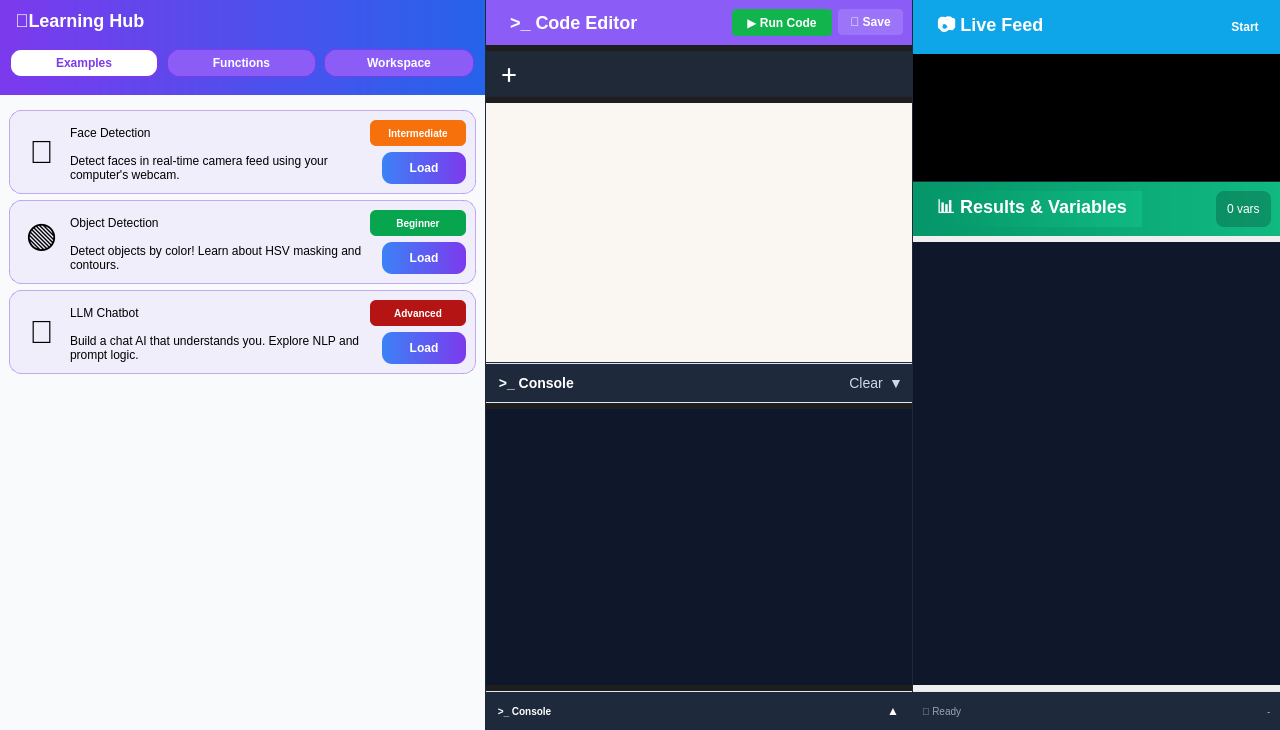
<?xml version="1.0" encoding="UTF-8"?>
<ui version="4.0">
 <class>RunningMode</class>
 <widget class="QWidget" name="RunningMode">
  <property name="geometry">
   <rect><x>0</x><y>0</y><width>1280</width><height>730</height></rect>
  </property>
  <property name="styleSheet">
   <string notr="true">
    QSplitter::handle { background-color: #1e293b; }
    QSplitter::handle:horizontal { width: 1px; }
    QSplitter::handle:vertical { height: 1px; }
    #camBody { background-color: #000000; border: none; }
    QWidget { font-family: 'Segoe UI', sans-serif; }
    #hubContainer { background-color: #f8fafc; border: none; }
    #middlePanel { background-color: #1e1e1e; }
    QFrame#hubHeader { background: qlineargradient(spread:pad, x1:0, y1:0, x2:1, y2:0, stop:0 #7c3aed, stop:1 #2563eb); border: none; padding: 8px 0px; }
    #hubTitle { color: white; font-weight: bold; font-size: 18px; padding: 2px 10px; background: transparent; }
    QFrame#hubTabsContainer { background: transparent; border: none; margin: 0px; }
    #tabExamples, #tabFunctions, #tabWorkspace { background-color: #8b5cf6; color: white; border-radius: 12px; font-weight: bold; padding: 6px 12px; border: 1px solid #7c3aed; margin-right: 2px; }
    #tabExamples:checked, #tabFunctions:checked, #tabWorkspace:checked { background-color: white; color: #7c3aed; border: 2px solid #7c3aed; }
    #tabExamples:hover:!checked, #tabFunctions:hover:!checked, #tabWorkspace:hover:!checked { background-color: #7c3aed; }
    #hubStackedWidget, #pageExamples, #pageFunctions, #pageWorkspace { background: transparent; border: none; }
    #functionsScrollContents, #fileListContainer, #workspaceDashboard { background-color: #f8fafc; }
    #editorHeader { background-color: #8b5cf6; }
    #editorTitle { color: white; font-weight: bold; font-size: 18px; padding: 2px 10px; }
    #btnRunCode { background-color: #12b54d; color: white; border-radius: 4px; font-size: 12px; font-weight: bold; padding: 6px 15px; }
    #btnRunCode:hover { background-color: #16a34a; }
    #btnSaveFile { background-color: rgba(255,255,255,0.15); color: white; border-radius: 4px; padding: 6px 12px; font-weight: bold; }
    #editorTabBar { background-color: #1f2937; }
    #monacoPlaceholder { color: #1e293b; font-family: Consolas, monospace; font-size: 14px; padding: 10px; border: none; background-color: #faf7f2; }
    #consoleBody { background-color: #0f172a; color: #5ff97b; font-family: 'Consolas', monospace; font-size: 12px; border: none; padding: 10px; }
    #camHeader { background-color: #0ea5e9; border: none; }
    #camTitle { color: white; font-weight: bold; font-size: 18px; padding: 2px 10px; }
    #btnStartCamHeader { background-color: #22c55e; color: white; border-radius: 4px; font-weight: bold; padding: 4px 12px; }
    #resHeader { background-color: transparent; border: none; }
    #resTitle { color: white; font-weight: bold; font-size: 18px; padding: 2px 10px; }
    #exampleTitle { font-weight: bold; color: #1f2937; font-size: 15px; }
    #exampleDesc { color: #475569; font-size: 12px; }
    #exampleBadge1 { background: #f6710b; color: white; border-radius: 6px; padding: 2px 8px; font-size: 10px; font-weight: bold; min-width: 60px; max-width: 80px; min-height: 22px; max-height: 22px; }
    #exampleBadge2 { background: #08a54f; color: white; border-radius: 6px; padding: 2px 8px; font-size: 10px; font-weight: bold; min-width: 60px; max-width: 80px; min-height: 22px; max-height: 22px; }
    #exampleBadge3 { background: #b51414; color: white; border-radius: 6px; padding: 2px 8px; font-size: 10px; font-weight: bold; min-width: 60px; max-width: 80px; min-height: 22px; max-height: 22px; }
    #btnLoadFaceDetect, #btnLoadObjectDetect, #btnLoadLLMChatbot { background: qlineargradient(spread:pad, x1:0, y1:0, x2:1, y2:0, stop:0 #3b82f6, stop:1 #7c3aed); color: white; border-radius: 10px; font-weight: bold; padding: 2px 12px; min-height: 28px; min-width: 60px; border: none; }
    #btnLoadFaceDetect:hover, #btnLoadObjectDetect:hover, #btnLoadLLMChatbot:hover { background: qlineargradient(spread:pad, x1:0, y1:0, x2:1, y2:0, stop:0 #2563eb, stop:1 #6d28d9); }
    QScrollArea { border: none; background: #faf7f2; }
    QScrollBar:vertical { width: 8px; background: transparent; }
    QScrollBar::handle:vertical { background: #cbd5e1; border-radius: 4px; }
    #resScrollContents { background-color: #faf7f2; }
    #resFooter { background-color: #f1f5f9; border-top: 1px solid #e2e8f0; }
    #consoleHeader { background-color: #f1f5f9; border-bottom: 1px solid #e2e8f0; border-top: 1px solid #e2e8f0; }
    #collapsedConsoleBar { background-color: #f1f5f9; border-top: 1px solid #e2e8f0; }
    #lblStatus, #lblTimestamp { color: #64748b; }
    #lblCT, #lblCCT { color: #1e293b; }
    #btnClearConsole, #btnCollapseConsole { color: #64748b; }
    #btnClearConsole:hover, #btnCollapseConsole:hover { color: #1e293b; background: rgba(0,0,0,0.05); }
   </string>
  </property>
  <layout class="QVBoxLayout" name="mainLayout">
   <property name="spacing"><number>0</number></property>
   <property name="margin"><number>0</number></property>
   <item>
    <widget class="QSplitter" name="mainSplitter">
     <property name="orientation"><enum>Qt::Horizontal</enum></property>
     <widget class="QSplitter" name="leftSplitter">
      <property name="orientation"><enum>Qt::Vertical</enum></property>
      <widget class="QFrame" name="hubContainer">
       <layout class="QVBoxLayout" name="hubLayout" stretch="0,1">
        <property name="margin"><number>0</number></property>
        <item>
         <widget class="QFrame" name="hubHeader">
          <layout class="QVBoxLayout" name="hubHeaderLayout">
           <property name="margin"><number>0</number></property>
           <item><widget class="QLabel" name="hubTitle"><property name="text"><string>💡Learning Hub</string></property></widget></item>
           <item>
            <widget class="QFrame" name="hubTabsContainer">
             <layout class="QHBoxLayout" name="hubTabsLayout">
              <item><widget class="QPushButton" name="tabExamples"><property name="text"><string>Examples</string></property><property name="checkable"><bool>true</bool></property><property name="checked"><bool>true</bool></property><property name="autoExclusive"><bool>true</bool></property></widget></item>
              <item><widget class="QPushButton" name="tabFunctions"><property name="text"><string>Functions</string></property><property name="checkable"><bool>true</bool></property><property name="autoExclusive"><bool>true</bool></property></widget></item>
              <item><widget class="QPushButton" name="tabWorkspace"><property name="text"><string>Workspace</string></property><property name="checkable"><bool>true</bool></property><property name="autoExclusive"><bool>true</bool></property></widget></item>
             </layout>
            </widget>
           </item>
          </layout>
         </widget>
        </item>
        <item>
         <widget class="QStackedWidget" name="hubStackedWidget">
          <widget class="QWidget" name="pageExamples">
           <layout class="QVBoxLayout" name="hubContentLayout">
            <item>
             <widget class="QFrame" name="exampleCard1">
              <property name="minimumHeight"><number>90</number></property>
              <property name="styleSheet"><string>QFrame#exampleCard1 { border: 1px solid rgba(124, 58, 237, 0.4); border-radius: 12px; background: rgba(124, 58, 237, 0.06); }</string></property>
              <layout class="QGridLayout" name="exampleCardGridLayout1">
               <item row="0" column="0" rowspan="2">
                <widget class="QLabel" name="exampleIcon1">
                 <property name="minimumSize"><size><width>45</width><height>0</height></size></property>
                 <property name="maximumSize"><size><width>45</width><height>16777215</height></size></property>
                 <property name="font"><font><pointsize>24</pointsize></font></property>
                 <property name="text"><string>👤</string></property>
                 <property name="alignment"><set>Qt::AlignCenter</set></property>
                </widget>
               </item>
               <item row="0" column="1"><widget class="QLabel" name="exampleTitle1"><property name="text"><string>Face Detection</string></property></widget></item>
               <item row="1" column="1">
                <widget class="QLabel" name="exampleDesc1">
                 <property name="text"><string>Detect faces in real-time camera feed using your computer's webcam.</string></property>
                 <property name="wordWrap"><bool>true</bool></property>
                </widget>
               </item>
               <item row="0" column="2"><widget class="QLabel" name="exampleBadge1"><property name="text"><string>Intermediate</string></property><property name="alignment"><set>Qt::AlignCenter</set></property></widget></item>
               <item row="1" column="2" alignment="Qt::AlignRight">
                <widget class="QPushButton" name="btnLoadFaceDetect"><property name="text"><string>Load</string></property><property name="cursor"><cursorShape>PointingHandCursor</cursorShape></property></widget>
               </item>
               <columnstretch><column>0</column><stretch>0</stretch><column>1</column><stretch>1</stretch><column>2</column><stretch>0</stretch></columnstretch>
              </layout>
             </widget>
            </item>
            <item>
             <widget class="QFrame" name="exampleCard2">
              <property name="minimumHeight"><number>90</number></property>
              <property name="styleSheet"><string>QFrame#exampleCard2 { border: 1px solid rgba(124, 58, 237, 0.4); border-radius: 12px; background: rgba(124, 58, 237, 0.06); }</string></property>
              <layout class="QGridLayout" name="exampleCardGridLayout2">
               <item row="0" column="0" rowspan="2">
                <widget class="QLabel" name="exampleIcon2">
                 <property name="minimumSize"><size><width>45</width><height>0</height></size></property>
                 <property name="maximumSize"><size><width>45</width><height>16777215</height></size></property>
                 <property name="font"><font><pointsize>24</pointsize></font></property>
                 <property name="text"><string>🟢</string></property>
                 <property name="alignment"><set>Qt::AlignCenter</set></property>
                </widget>
               </item>
               <item row="0" column="1"><widget class="QLabel" name="exampleTitle2"><property name="text"><string>Object Detection</string></property></widget></item>
               <item row="1" column="1">
                <widget class="QLabel" name="exampleDesc2">
                 <property name="text"><string>Detect objects by color! Learn about HSV masking and contours.</string></property>
                 <property name="wordWrap"><bool>true</bool></property>
                </widget>
               </item>
               <item row="0" column="2"><widget class="QLabel" name="exampleBadge2"><property name="text"><string>Beginner</string></property><property name="alignment"><set>Qt::AlignCenter</set></property></widget></item>
               <item row="1" column="2" alignment="Qt::AlignRight">
                <widget class="QPushButton" name="btnLoadObjectDetect"><property name="text"><string>Load</string></property><property name="cursor"><cursorShape>PointingHandCursor</cursorShape></property></widget>
               </item>
               <columnstretch><column>0</column><stretch>0</stretch><column>1</column><stretch>1</stretch><column>2</column><stretch>0</stretch></columnstretch>
              </layout>
             </widget>
            </item>
            <item>
             <widget class="QFrame" name="exampleCard3">
              <property name="minimumHeight"><number>90</number></property>
              <property name="styleSheet"><string>QFrame#exampleCard3 { border: 1px solid rgba(124, 58, 237, 0.4); border-radius: 12px; background: rgba(124, 58, 237, 0.06); }</string></property>
              <layout class="QGridLayout" name="exampleCardGridLayout3">
               <item row="0" column="0" rowspan="2">
                <widget class="QLabel" name="exampleIcon3">
                 <property name="minimumSize"><size><width>45</width><height>0</height></size></property>
                 <property name="maximumSize"><size><width>45</width><height>16777215</height></size></property>
                 <property name="font"><font><pointsize>24</pointsize></font></property>
                 <property name="text"><string>💬</string></property>
                 <property name="alignment"><set>Qt::AlignCenter</set></property>
                </widget>
               </item>
               <item row="0" column="1"><widget class="QLabel" name="exampleTitle3"><property name="text"><string>LLM Chatbot</string></property></widget></item>
               <item row="1" column="1">
                <widget class="QLabel" name="exampleDesc3">
                 <property name="text"><string>Build a chat AI that understands you. Explore NLP and prompt logic.</string></property>
                 <property name="wordWrap"><bool>true</bool></property>
                </widget>
               </item>
               <item row="0" column="2"><widget class="QLabel" name="exampleBadge3"><property name="text"><string>Advanced</string></property><property name="alignment"><set>Qt::AlignCenter</set></property></widget></item>
               <item row="1" column="2" alignment="Qt::AlignRight">
                <widget class="QPushButton" name="btnLoadLLMChatbot"><property name="text"><string>Load</string></property><property name="cursor"><cursorShape>PointingHandCursor</cursorShape></property></widget>
               </item>
               <columnstretch><column>0</column><stretch>0</stretch><column>1</column><stretch>1</stretch><column>2</column><stretch>0</stretch></columnstretch>
              </layout>
             </widget>
            </item>
            <item><spacer name="hubSpacer"><property name="orientation"><enum>Qt::Vertical</enum></property><property name="sizeHint" stdset="0"><size><width>20</width><height>40</height></size></property></spacer></item>
           </layout>
          </widget>
          <widget class="QWidget" name="pageFunctions">
           <layout class="QVBoxLayout" name="functionsMainLayout">
            <item>
             <widget class="QScrollArea" name="functionsScrollArea">
              <property name="widgetResizable"><bool>true</bool></property>
              <widget class="QWidget" name="functionsScrollContents">
               <layout class="QVBoxLayout" name="functionsListLayout">
                <item><spacer name="functionsSpacer"><property name="orientation"><enum>Qt::Vertical</enum></property><property name="sizeHint" stdset="0"><size><width>20</width><height>40</height></size></property></spacer></item>
               </layout>
              </widget>
             </widget>
            </item>
           </layout>
          </widget>
          <widget class="QWidget" name="pageWorkspace">
           <layout class="QVBoxLayout" name="workspaceMainLayout">
            <property name="margin"><number>0</number></property>
            <item>
             <widget class="QStackedWidget" name="workspaceStack">
              <widget class="QWidget" name="workspaceDashboard">
               <layout class="QVBoxLayout" name="dashboardVLayout">
                <property name="leftMargin"><number>12</number></property>
                <property name="topMargin"><number>12</number></property>
                <property name="rightMargin"><number>12</number></property>
                <property name="bottomMargin"><number>0</number></property>
                <item>
                 <layout class="QHBoxLayout" name="dashboardLayout">
                  <property name="spacing"><number>12</number></property>
                  <item>
                   <widget class="QFrame" name="cardCode">
                    <property name="minimumHeight"><number>120</number></property>
                    <property name="maximumHeight"><number>140</number></property>
                    <property name="cursor"><cursorShape>PointingHandCursor</cursorShape></property>
                    <property name="styleSheet"><string>QFrame#cardCode { background-color: #eff6ff; border: 1px solid #bfdbfe; border-radius: 15px; } QFrame#cardCode:hover { border: 2px solid #2563eb; background-color: white; } QLabel { color: #2563eb; background: transparent; }</string></property>
                    <layout class="QVBoxLayout">
                     <item>
                      <layout class="QHBoxLayout">
                       <item><widget class="QLabel"><property name="text"><string>📄</string></property><property name="font"><font><pointsize>18</pointsize></font></property></widget></item>
                       <item><widget class="QLabel"><property name="text"><string>Code</string></property><property name="font"><font><bold>true</bold></font></property></widget></item>
                       <item><spacer name="s1"><property name="orientation"><enum>Qt::Horizontal</enum></property><property name="sizeHint" stdset="0"><size><width>40</width><height>20</height></size></property></spacer></item>
                      </layout>
                     </item>
                     <item><widget class="QLabel" name="countCode"><property name="text"><string>0</string></property><property name="font"><font><pointsize>28</pointsize><weight>75</weight><bold>true</bold></font></property></widget></item>
                    </layout>
                   </widget>
                  </item>
                  <item>
                   <widget class="QFrame" name="cardData">
                    <property name="minimumHeight"><number>120</number></property>
                    <property name="maximumHeight"><number>140</number></property>
                    <property name="cursor"><cursorShape>PointingHandCursor</cursorShape></property>
                    <property name="styleSheet"><string>QFrame#cardData { background-color: #f0fdf4; border: 1px solid #bbf7d0; border-radius: 15px; } QFrame#cardData:hover { border: 2px solid #16a34a; background-color: white; } QLabel { color: #16a34a; background: transparent; }</string></property>
                    <layout class="QVBoxLayout">
                     <item>
                      <layout class="QHBoxLayout">
                       <item><widget class="QLabel"><property name="text"><string>🖼️</string></property><property name="font"><font><pointsize>18</pointsize></font></property></widget></item>
                       <item><widget class="QLabel"><property name="text"><string>Data</string></property><property name="font"><font><bold>true</bold></font></property></widget></item>
                       <item><spacer name="s2"><property name="orientation"><enum>Qt::Horizontal</enum></property><property name="sizeHint" stdset="0"><size><width>40</width><height>20</height></size></property></spacer></item>
                      </layout>
                     </item>
                     <item><widget class="QLabel" name="countData"><property name="text"><string>0</string></property><property name="font"><font><pointsize>28</pointsize><weight>75</weight><bold>true</bold></font></property></widget></item>
                    </layout>
                   </widget>
                  </item>
                  <item>
                   <widget class="QFrame" name="cardModel">
                    <property name="minimumHeight"><number>120</number></property>
                    <property name="maximumHeight"><number>140</number></property>
                    <property name="cursor"><cursorShape>PointingHandCursor</cursorShape></property>
                    <property name="styleSheet"><string>QFrame#cardModel { background-color: #faf5ff; border: 1px solid #e9d5ff; border-radius: 15px; } QFrame#cardModel:hover { border: 2px solid #9333ea; background-color: white; } QLabel { color: #9333ea; background: transparent; }</string></property>
                    <layout class="QVBoxLayout">
                     <item>
                      <layout class="QHBoxLayout">
                       <item><widget class="QLabel"><property name="text"><string>📦</string></property><property name="font"><font><pointsize>18</pointsize></font></property></widget></item>
                       <item><widget class="QLabel"><property name="text"><string>Model</string></property><property name="font"><font><bold>true</bold></font></property></widget></item>
                       <item><spacer name="s3"><property name="orientation"><enum>Qt::Horizontal</enum></property><property name="sizeHint" stdset="0"><size><width>40</width><height>20</height></size></property></spacer></item>
                      </layout>
                     </item>
                     <item><widget class="QLabel" name="countModel"><property name="text"><string>0</string></property><property name="font"><font><pointsize>28</pointsize><weight>75</weight><bold>true</bold></font></property></widget></item>
                    </layout>
                   </widget>
                  </item>
                 </layout>
                </item>
                <item><spacer name="dashboardVerticalSpacer"><property name="orientation"><enum>Qt::Vertical</enum></property><property name="sizeHint" stdset="0"><size><width>20</width><height>40</height></size></property></spacer></item>
               </layout>
              </widget>
              <widget class="QWidget" name="workspaceFileList">
               <layout class="QVBoxLayout" name="fileListMainLayout">
                <property name="margin"><number>12</number></property>
                <item>
                 <layout class="QHBoxLayout">
                                     <item><widget class="QPushButton" name="btnBackToDashboard"><property name="text"><string>← Back</string></property><property name="styleSheet"><string>QPushButton { background-color: #f1f5f9; color: #475569; border-radius: 10px; font-weight: bold; padding: 4px 12px; border: 1px solid #e2e8f0; } QPushButton:hover { background-color: #e2e8f0; color: #1e293b; }</string></property></widget></item>
                  <item><widget class="QLabel" name="lblCurrentFolder"><property name="text"><string>Folder</string></property><property name="styleSheet"><string>font-weight: 900; font-size: 15px; color: #1e293b;</string></property></widget></item>
                  <item><spacer name="sBack"><property name="orientation"><enum>Qt::Horizontal</enum></property><property name="sizeHint" stdset="0"><size><width>40</width><height>20</height></size></property></spacer></item>
                 </layout>
                </item>
                <item>
                 <widget class="QScrollArea" name="fileScrollArea">
                  <property name="widgetResizable"><bool>true</bool></property>
                  <widget class="QWidget" name="fileListContainer">
                   <layout class="QVBoxLayout" name="workspaceFileListLayout">
                    <property name="spacing"><number>8</number></property>
                    <item><spacer name="vsW"><property name="orientation"><enum>Qt::Vertical</enum></property><property name="sizeHint" stdset="0"><size><width>20</width><height>40</height></size></property></spacer></item>
                   </layout>
                  </widget>
                 </widget>
                </item>
               </layout>
              </widget>
             </widget>
            </item>
           </layout>
          </widget>
         </widget>
        </item>
       </layout>
      </widget>
     </widget>
     <widget class="QFrame" name="middlePanel">
      <layout class="QVBoxLayout" name="middleLayout">
       <property name="margin"><number>0</number></property>
       <item>
        <widget class="QFrame" name="editorHeader">
         <layout class="QHBoxLayout" name="editorHeaderLayout">
          <item>
          <widget class="QLabel" name="editorTitle">
            <property name="text">
              <string>&gt;_ Code Editor</string>
            </property>
            <property name="textFormat">
              <enum>Qt::PlainText</enum>
            </property>
          </widget>
          </item>
          <item><spacer name="eSp"><property name="orientation"><enum>Qt::Horizontal</enum></property><property name="sizeHint" stdset="0"><size><width>40</width><height>20</height></size></property></spacer></item>
          <item><widget class="QPushButton" name="btnRunCode"><property name="text"><string>▶ Run Code</string></property></widget></item>
          <item><widget class="QPushButton" name="btnSaveFile"><property name="text"><string>💾 Save</string></property><property name="toolTip"><string>Save current file (Ctrl+S)</string></property></widget></item>
         </layout>
        </widget>
       </item>
       <item>
        <widget class="QFrame" name="editorTabBar">
         <layout class="QHBoxLayout" name="editorTabLayout">
          <property name="margin"><number>0</number></property>
          <item>
           <widget class="QWidget" name="tabContainer">
            <layout class="QHBoxLayout" name="tabContainerLayout">
             <item>
              <widget class="QPushButton" name="tabPlus">
               <property name="text"><string>＋</string></property>
               <property name="minimumSize"><size><width>28</width><height>28</height></size></property>
               <property name="maximumSize"><size><width>28</width><height>28</height></size></property>
               <property name="styleSheet"><string>QPushButton { color: white; background: transparent; border: none; font-size: 18px; font-weight: bold; } QPushButton:hover { color: #dbeafe; background: rgba(255,255,255,0.1); border-radius: 4px; }</string></property>
              </widget>
             </item>
             <item><spacer name="tabSpacer"><property name="orientation"><enum>Qt::Horizontal</enum></property><property name="sizeHint" stdset="0"><size><width>40</width><height>20</height></size></property></spacer></item>
            </layout>
           </widget>
          </item>
         </layout>
        </widget>
       </item>
       <item>
        <widget class="QSplitter" name="editorSplitter">
         <property name="orientation"><enum>Qt::Vertical</enum></property>
         <widget class="QTextEdit" name="monacoPlaceholder">
            <property name="acceptDrops">
              <bool>true</bool>
            </property>
          </widget>
         <widget class="QFrame" name="consoleContainer">
          <layout class="QVBoxLayout" name="consoleLayout">
           <property name="margin"><number>0</number></property>
           <item>
            <widget class="QFrame" name="consoleHeader">
             <property name="minimumSize"><size><width>0</width><height>30</height></size></property>
             <property name="styleSheet"><string>background-color: #1e293b;</string></property>
             <layout class="QHBoxLayout" name="conHeadL">
              <item>
               <widget class="QLabel" name="lblCT">
                <property name="text"><string> &gt;_ Console</string></property>
                <property name="styleSheet"><string>color: #ffffff; font-family: 'Consolas', monospace; font-size: 14px; font-weight: bold; background: transparent;</string></property>
               </widget>
              </item>
              <item><spacer name="consoleSpacer"><property name="orientation"><enum>Qt::Horizontal</enum></property><property name="sizeHint" stdset="0"><size><width>40</width><height>20</height></size></property></spacer></item>
              <item>
               <widget class="QPushButton" name="btnClearConsole">
                <property name="text"><string>Clear</string></property>
                <property name="styleSheet"><string>QPushButton { color: #d0d8e5; background: transparent; border: none; font-family: 'Consolas', monospace; font-size: 14px;} QPushButton:hover { color: white; background: rgba(255,255,255,0.1); border-radius: 4px; }</string></property>
               </widget>
              </item>
              <item>
               <widget class="QPushButton" name="btnCollapseConsole">
                <property name="text"><string>▼</string></property>
                <property name="styleSheet"><string>QPushButton { color: #d0d8e5; background: transparent; border: none; font-family: 'Consolas', monospace; font-size: 14px;} QPushButton:hover { color: white; background: rgba(255,255,255,0.1); border-radius: 4px; }</string></property>
               </widget>
              </item>
             </layout>
            </widget>
           </item>
           <item><widget class="QPlainTextEdit" name="consoleBody"><property name="readOnly"><bool>true</bool></property></widget></item>
          </layout>
         </widget>
        </widget>
       </item>
       <item>
        <widget class="QFrame" name="collapsedConsoleBar">
         <property name="visible"><bool>false</bool></property>
         <property name="minimumSize"><size><width>0</width><height>28</height></size></property>
         <property name="styleSheet"><string>background-color: #1e293b;</string></property>
         <layout class="QHBoxLayout" name="collL">
          <item>
           <widget class="QLabel" name="lblCCT">
            <property name="text"><string> &gt;_ Console</string></property>
            <property name="styleSheet"><string>color: #ffffff; font-family: 'Consolas', monospace; font-size: 10px; font-weight: bold; background: transparent;</string></property>
           </widget>
          </item>
          <item><spacer name="ccsp"><property name="orientation"><enum>Qt::Horizontal</enum></property><property name="sizeHint" stdset="0"><size><width>40</width><height>20</height></size></property></spacer></item>
          <item><widget class="QLabel" name="lblExp"><property name="text"><string>▲ </string></property><property name="styleSheet"><string>color: #ffffff; font-weight: bold;</string></property></widget></item>
         </layout>
        </widget>
       </item>
      </layout>
     </widget>
     <widget class="QSplitter" name="rightSplitter">
      <property name="orientation"><enum>Qt::Vertical</enum></property>
      <property name="handleWidth"><number>1</number></property>
      <property name="childrenCollapsible"><bool>false</bool></property>
      <widget class="QFrame" name="camContainer">
       <layout class="QVBoxLayout" name="camLayout" stretch="0,1">
        <property name="spacing"><number>0</number></property>
        <property name="margin"><number>0</number></property>
        <item>
         <widget class="QFrame" name="camHeader">
          <property name="styleSheet"><string>background-color: #0ea5e9;</string></property>
          <layout class="QHBoxLayout" name="camHeaderLayout">
           <item><widget class="QLabel" name="camTitle"><property name="text"><string>📷 Live Feed</string></property><property name="styleSheet"><string>color: white; font-weight: bold;</string></property></widget></item>
           <item><spacer name="chsp"><property name="orientation"><enum>Qt::Horizontal</enum></property><property name="sizeHint" stdset="0"><size><width>40</width><height>20</height></size></property></spacer></item>
           <item><widget class="QPushButton" name="btnStartCamHeader"><property name="text"><string>Start</string></property></widget></item>
          </layout>
         </widget>
        </item>
        <item><widget class="QFrame" name="camBody"><property name="styleSheet"><string>background: black;</string></property></widget></item>
       </layout>
      </widget>
      <widget class="QFrame" name="resContainer">
       <layout class="QVBoxLayout" name="resLayout">
        <property name="margin"><number>0</number></property>
        <item>
         <widget class="QFrame" name="resHeader">
          <property name="styleSheet"><string>background: qlineargradient(spread:pad, x1:0, y1:0, x2:1, y2:0, stop:0 #059669, stop:1 #10b981);</string></property>
          <layout class="QHBoxLayout" name="resHeaderLayout">
           <item><widget class="QLabel" name="resTitle"><property name="text"><string>📊 Results &amp; Variables</string></property><property name="styleSheet"><string>color: white; font-weight: bold;</string></property></widget></item>
           <item><spacer name="resHeaderSpacer"><property name="orientation"><enum>Qt::Horizontal</enum></property><property name="sizeHint" stdset="0"><size><width>40</width><height>20</height></size></property></spacer></item>
           <item><widget class="QLabel" name="lblVarCount"><property name="text"><string>0 vars</string></property><property name="styleSheet"><string>color: white; background: rgba(0,0,0,0.2); padding: 2px 8px; border-radius: 8px;</string></property></widget></item>
          </layout>
         </widget>
        </item>
        <item>
         <widget class="QScrollArea" name="resScrollArea">
          <property name="widgetResizable"><bool>true</bool></property>
          <widget class="QWidget" name="resScrollContents">
           <property name="styleSheet"><string>background-color: #0f172a;</string></property>
           <layout class="QVBoxLayout" name="resultsListLayout">
            <item><spacer name="resSpacer"><property name="orientation"><enum>Qt::Vertical</enum></property><property name="sizeHint" stdset="0"><size><width>20</width><height>40</height></size></property></spacer></item>
           </layout>
          </widget>
         </widget>
        </item>
        <item>
         <widget class="QFrame" name="resFooter">
          <property name="styleSheet"><string>background-color: #1e293b;</string></property>
          <layout class="QHBoxLayout" name="footerLayout">
           <item><widget class="QLabel" name="lblStatus"><property name="text"><string>🎯 Ready</string></property><property name="styleSheet"><string>color: #94a3b8; font-size: 10px;</string></property></widget></item>
           <item><spacer name="fsp"><property name="orientation"><enum>Qt::Horizontal</enum></property><property name="sizeHint" stdset="0"><size><width>40</width><height>20</height></size></property></spacer></item>
           <item><widget class="QLabel" name="lblTimestamp"><property name="text"><string>-</string></property><property name="styleSheet"><string>color: #94a3b8; font-size: 10px;</string></property></widget></item>
          </layout>
         </widget>
        </item>
       </layout>
      </widget>
     </widget>
    </widget>
   </item>
  </layout>
 </widget>
 <resources/>
 <connections/>
</ui>
